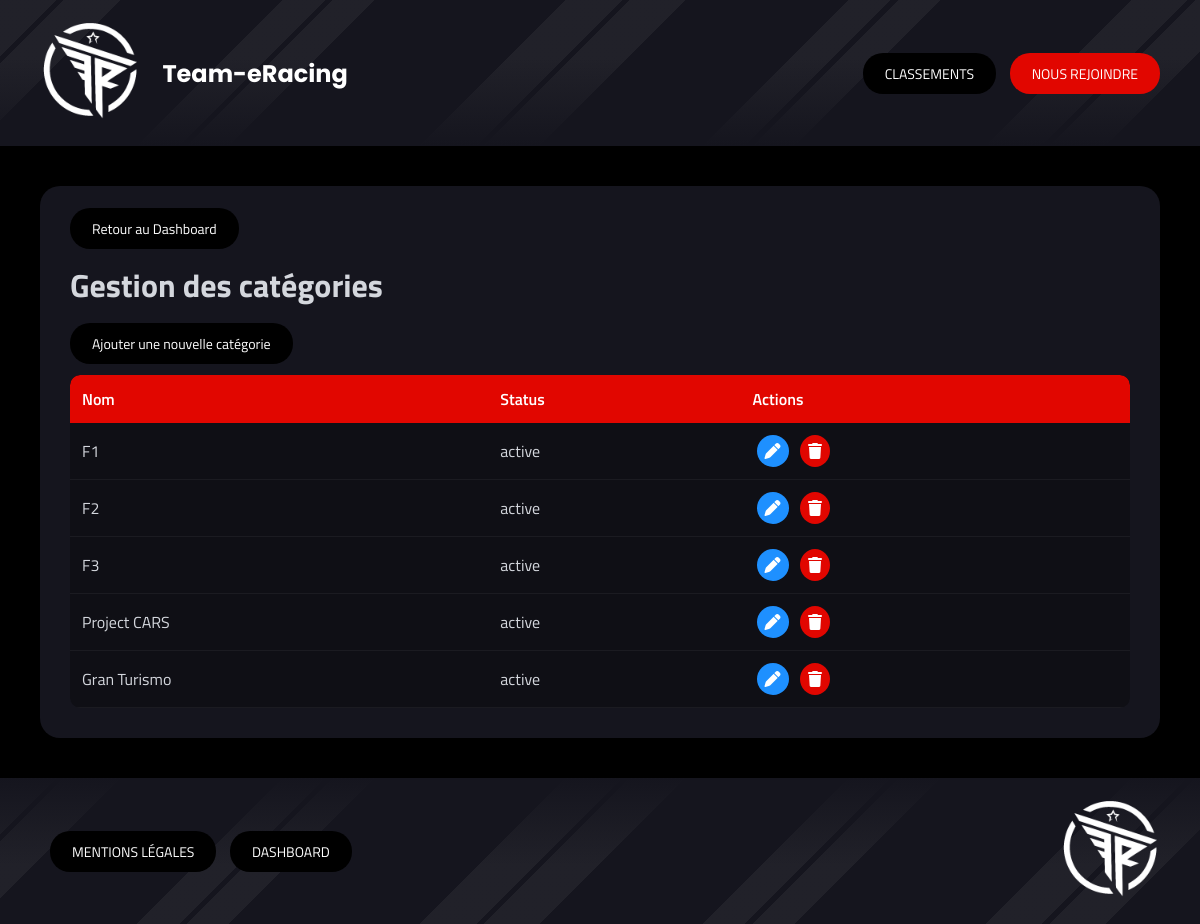
The page /index.php?controller=categories&action=index (signed in) on the database as committed earlier.
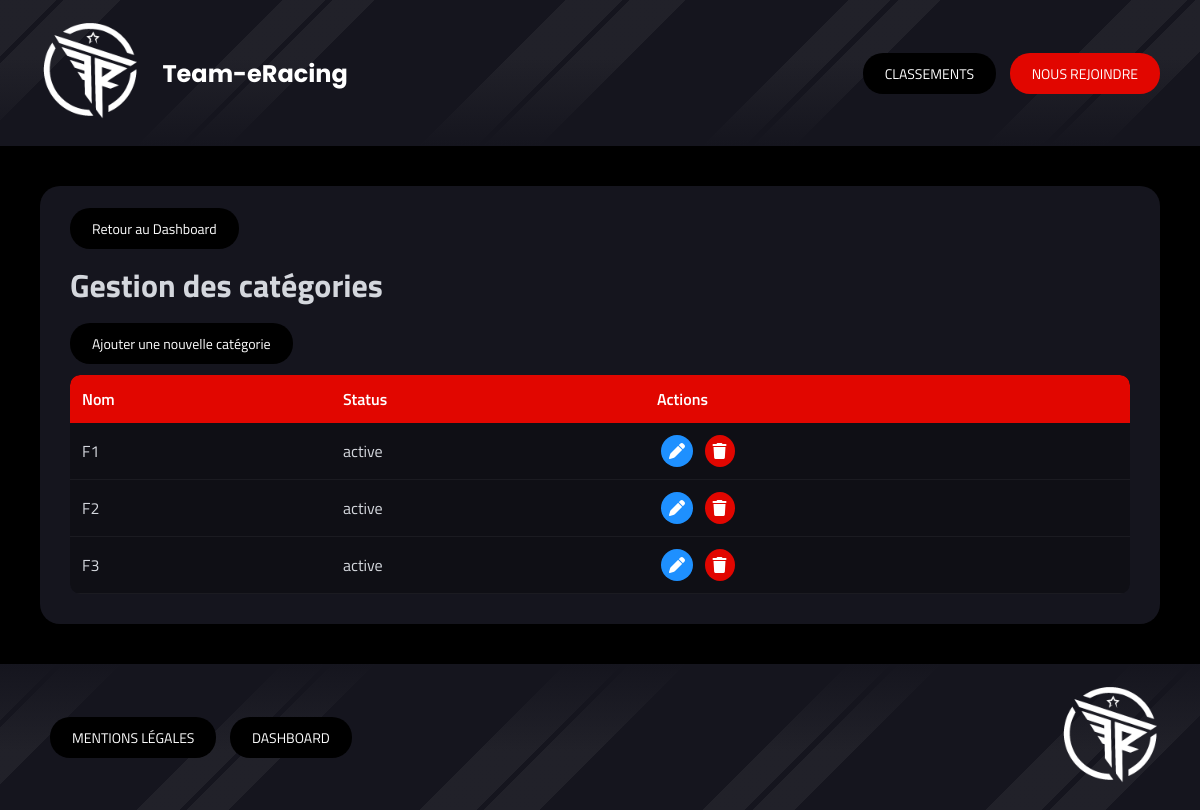
The same page on the database as committed later.
### tables this page shows
CREATE TABLE IF NOT EXISTS `categories` (
  `id` int NOT NULL AUTO_INCREMENT,
  `name` varchar(50) NOT NULL,
  `status` enum('active','desactive') DEFAULT 'active',
  PRIMARY KEY (`id`),
  UNIQUE KEY `name` (`name`)
);

### Autoloader.php (called while the page is built, shortened)
<?php
class Autoloader{
    static function autoload($class){
        $class = str_replace(__NAMESPACE__.'\\','',$class);
        $class = str_replace('\\','/',$class);
    }
}
?>

### Core/Auth.php (called while the page is built, shortened)
<?php
class Auth
{
    public static function start()
    {
        if (session_status() === PHP_SESSION_NONE) {
            $secure = (!empty($_SERVER['HTTPS']) && $_SERVER['HTTPS'] === 'on') ||
                    (!empty($_SERVER['HTTP_X_FORWARDED_PROTO']) && $_SERVER['HTTP_X_FORWARDED_PROTO'] === 'https');
            $lifetime = 300 ;
        }
    }
    public static function check(): bool
    {
        return isset($_SESSION['user_id']);
    }
    public static function hasRole(string $requiredRole): bool
    {
        return isset($_SESSION['role']) && $_SESSION['role'] === $requiredRole;
    }
}

### Controllers/Controller.php (called while the page is built, shortened)
<?php
abstract class Controller
{
    protected function authMiddleware(string|array $requiredRoles = null)
    {
        if ($requiredRoles) {
            if (is_array($requiredRoles)) {
                foreach ($requiredRoles as $role) {
                    if (\App\Core\Auth::hasRole($role)) {
                        $userHasRole = true;
                        break;
                    }
                }
            } else {
                $userHasRole = \App\Core\Auth::hasRole($requiredRoles);
            }
        }
    }
    public function render(string $path, array $data = [])
    {
        extract($data);
        include dirname(__DIR__) . '/Views/' . $path . '.php';
        $content = ob_get_clean();
        include dirname(__DIR__) . '/Views/base.php';
    }
}
?>

### Controllers/CategoriesController.php (called while the page is built, shortened)
<?php
class CategoriesController extends Controller {
    public function index()
    {
        $categories = CategoriesModel::all();
        $this->render('dashboard/categories/index', [
            'list' => $categories
        ]);
    }
}
?>

### public/index.php (called while the page is built, shortened)
<?php
include '../Autoloader.php';
$route = new Router();
$route->routes();
?>

### Core/DbConnect.php (called while the page is built, shortened)
<?php
class DbConnect
{
    protected $connection;
    public function getConnection()
    {
        return $this->connection;
    }
    public function __construct()
    {
        try {
            $dsn = 'mysql:host=' . self::SERVER . ';dbname=' . self::BASE . ';charset=utf8mb4';
                $this->connection = new PDO($dsn, self::USER, self::PASSWORD, [
                    PDO::ATTR_ERRMODE => PDO::ERRMODE_EXCEPTION,
                    PDO::ATTR_DEFAULT_FETCH_MODE => PDO::FETCH_OBJ,
                    PDO::ATTR_EMULATE_PREPARES => false
                ]);
        } catch (Exception $e) {
            die('Erreur : ' . $e->getMessage());
        }
    }
}
?>

### Models/CategoriesModel.php (called while the page is built, shortened)
<?php
class CategoriesModel extends DbConnect {
    public static function all(){
        $db = new DbConnect();
        return $db->getConnection()->query("
            SELECT id, name, status
            FROM categories
            ORDER BY id ASC
        ")->fetchAll();
    }
}
?>

### Views/dashboard/categories/index.php (the view, shortened to what this page needs)
<div class="section-dashboard">
    <div class="section-header">
        <a class="nav-btn-dashboard" href="index.php?controller=dashboard">Retour au Dashboard</a>
        <h1>Gestion des catégories</h1>
        <a class="nav-btn-dashboard" href="index.php?controller=categories&action=create">Ajouter une nouvelle catégorie</a>
    </div>
    <div class="table-responsive">
        <table class="dashboard-table">
            <thead>
                <tr>
                    <th>Nom</th>
                    <th>Status</th>
                    <th class="actions-column">Actions</th>
                </tr>
            </thead>
            <tbody>
                <?php foreach ($list as $cat): ?>
                <tr>
                    <td><?= htmlspecialchars($cat->name) ?></td>
                    <td><?= htmlspecialchars($cat->status) ?></td>
                    <td class="actions">
                        <a class="action-btn edit" href="index.php?controller=categories&action=update&id=<?= $cat->id ?>">
                            <i class="fa-solid fa-pen"></i>
                        </a>
                        <a class="action-btn delete" href="index.php?controller=categories&action=delete&id=<?= $cat->id ?>">
                            <i class="fa-solid fa-trash"></i>
                        </a>
                    </td>
                </tr>
                <?php endforeach; ?>
            </tbody>
        </table>
    </div>
</div>

### Core/Router.php (shortened to what this page needs)
<?php
class Router
{
    public function routes()
    {
        $controllerName = isset($_GET['controller']) ? ucfirst(array_shift($_GET)) : 'Home';
        $controllerClass = '\\App\\Controllers\\' . $controllerName . 'Controller';
        $action = isset($_GET['action']) ? array_shift($_GET) : 'index';
        if (class_exists($controllerClass)) {
            $controller = new $controllerClass();
            if (method_exists($controller, $action)) {
                call_user_func_array([$controller, $action], $_GET ?? []);
            } else {
                $this->render404();
            }
        } else {
            $this->render404();
        }
    }
}
?>

### Views/base.php (shortened to what this page needs)
<!DOCTYPE html>
<html lang="fr">
<head>
<link rel="stylesheet" href="style-v1.7.css" />
</head>
<body>
<header>
<div class="logo_and_name_header">
    <div class="logo_header">
        <a href="index.php"><img src="img/logo_team_eracing.png" alt="Logo Communauté Team-eRacing"></a>
    </div>
    <h2 class="name_header">Team-eRacing</h2>
</div>
<nav>
<a class="nav-btn" href="index.php?controller=classements">CLASSEMENTS</a>
<a class="nav-btn red" href="index.php?controller=join">NOUS REJOINDRE</a>
</nav>
</header>
<main>
<?= $content ?>
</main>
<footer>
<div>
<a class="nav-btn" href="index.php?controller=mentions">MENTIONS LÉGALES</a>
<a class="nav-btn" href="index.php?controller=dashboard">DASHBOARD</a>
</div>
<div class="logo_footer"><a href="index.php"><img src="img/logo_team_eracing.png" alt="Logo Communauté Team-eRacing"></a></div>
</footer>
</body>
</html>

### public/style-v1.7.css (style rules this page uses)
html, body { height: 100%; margin: 0; padding: 0; background: #000000; font-family: 'Titillium Web', 'Segoe UI', 'Helvetica Neue', Arial, sans-serif; color: #d4d7dd; }
body { display: flex; flex-direction: column; }
main { flex: 1; }
footer { margin-top: auto; }
header, footer { display: flex; justify-content: space-between; align-items: center; padding: 20px 40px; background: #15151E; --fade-dir: to bottom; background-image: linear-gradient(var(--fade-dir), transparent 40%, #15151E 100% ), repeating-linear-gradient( 135deg, rgba(255,255,255,0.05) 0 40px, transparent 40px 45px, rgba(255,255,255,0.05) 45px 85px, transparent 85px 200px, rgba(255,255,255,0.05) 200px 230px, transparent 230px 235px, rgba(255,255,255,0.05) 235px 265px, transparent 265px 400px ); }
footer { --fade-dir: to top; }
.nav-btn { padding: 10px 22px; border-radius: 20px; background: #000000; color: white; text-decoration: none; margin-left: 10px; font-size: 14px; cursor: pointer; transition: background-color 0.3s; }
.nav-btn.red { background: #E10600; }
.section-dashboard { background: #15151E; margin: 40px; padding: 30px; border-radius: 20px; gap: 20px; }
.nav-btn-dashboard { padding: 10px 22px; border-radius: 20px; background: #000000; color: white; text-decoration: none; font-size: 14px; cursor: pointer; transition: background-color 0.3s; }
.logo_and_name_header { display: flex; align-items: center; width: 40%; }
.logo_header img, .logo_footer img { max-width: 100px; height: auto; }
.name_header { font-family: 'Poppins', 'Segoe UI', 'Helvetica Neue', Arial, sans-serif; color: white; padding-left: 5%; }
.table-responsive { overflow-x: auto; border-radius: 10px; margin-top: 20px; }
.dashboard-table { width: 100%; border-collapse: collapse; background: #0f0f15; border-radius: 10px; overflow: hidden; }
.dashboard-table th { background: #E10600; padding: 12px; text-align: left; color: white; font-weight: 600; }
.dashboard-table td { padding: 12px; border-bottom: 1px solid rgba(255,255,255,0.05); }
.actions-column { text-align: center; }
.action-btn { padding: 8px; border-radius: 50%; margin: 0 4px; text-decoration: none; display: inline-flex; }
.action-btn.edit { background: #1e90ff; color: white; }
.action-btn.delete { background: #E10600; color: white; }

Rows that differ between the two databases and show on the page:
removed categories: name "Project CARS", status "active"
removed categories: name "Gran Turismo", status "active"
